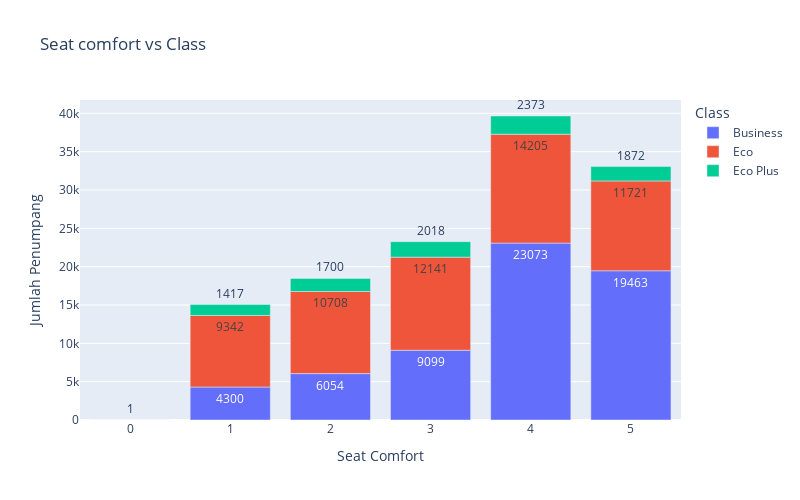

Source (notebook cell):
### Markdown cell above
![seat_comfort_pie.png](./Assets/seat_comfort_pie.png)

### Code cell
df_seat = df_merge.groupby(['Seat comfort', 'Class']).size().reset_index(name='Jumlah')

fig_bar_seat = px.bar(df_seat, x='Seat comfort', y='Jumlah', color='Class', title='Seat comfort vs Class', 
                      labels={'Seat comfort': 'Seat Comfort', 'Jumlah': 'Jumlah Penumpang'}, text='Jumlah')
fig_bar_seat.update_layout(width=800, height=500)
fig_bar_seat.show()

### Figure 1 — Plotly figure (JSON) as saved in the notebook; plotly's stock layout.template omitted (floating-point values rounded to 4 significant figures)
{"data": [{"alignmentgroup": "True", "hovertemplate": "Class=Business<br>Seat Comfort=%{x}<br>Jumlah Penumpang=%{text}<extra></extra>", "legendgroup": "Business", "marker": {"color": "#636efa", "pattern": {"shape": ""}}, "name": "Business", "offsetgroup": "Business", "orientation": "v", "showlegend": true, "text": [1, 4300, 6054, 9099, 23073, 19463], "textposition": "auto", "type": "bar", "x": [0, 1, 2, 3, 4, 5], "xaxis": "x", "y": [1, 4300, 6054, 9099, 23073, 19463], "yaxis": "y"}, {"alignmentgroup": "True", "hovertemplate": "Class=Eco<br>Seat Comfort=%{x}<br>Jumlah Penumpang=%{text}<extra></extra>", "legendgroup": "Eco", "marker": {"color": "#EF553B", "pattern": {"shape": ""}}, "name": "Eco", "offsetgroup": "Eco", "orientation": "v", "showlegend": true, "text": [9342, 10708, 12141, 14205, 11721], "textposition": "auto", "type": "bar", "x": [1, 2, 3, 4, 5], "xaxis": "x", "y": [9342, 10708, 12141, 14205, 11721], "yaxis": "y"}, {"alignmentgroup": "True", "hovertemplate": "Class=Eco Plus<br>Seat Comfort=%{x}<br>Jumlah Penumpang=%{text}<extra></extra>", "legendgroup": "Eco Plus", "marker": {"color": "#00cc96", "pattern": {"shape": ""}}, "name": "Eco Plus", "offsetgroup": "Eco Plus", "orientation": "v", "showlegend": true, "text": [1417, 1700, 2018, 2373, 1872], "textposition": "auto", "type": "bar", "x": [1, 2, 3, 4, 5], "xaxis": "x", "y": [1417, 1700, 2018, 2373, 1872], "yaxis": "y"}], "layout": {"barmode": "relative", "height": 500, "legend": {"title": {"text": "Class"}, "tracegroupgap": 0}, "title": {"text": "Seat comfort vs Class"}, "width": 800, "xaxis": {"anchor": "y", "domain": [0, 1], "title": {"text": "Seat Comfort"}}, "yaxis": {"anchor": "x", "domain": [0, 1], "title": {"text": "Jumlah Penumpang"}}}}
